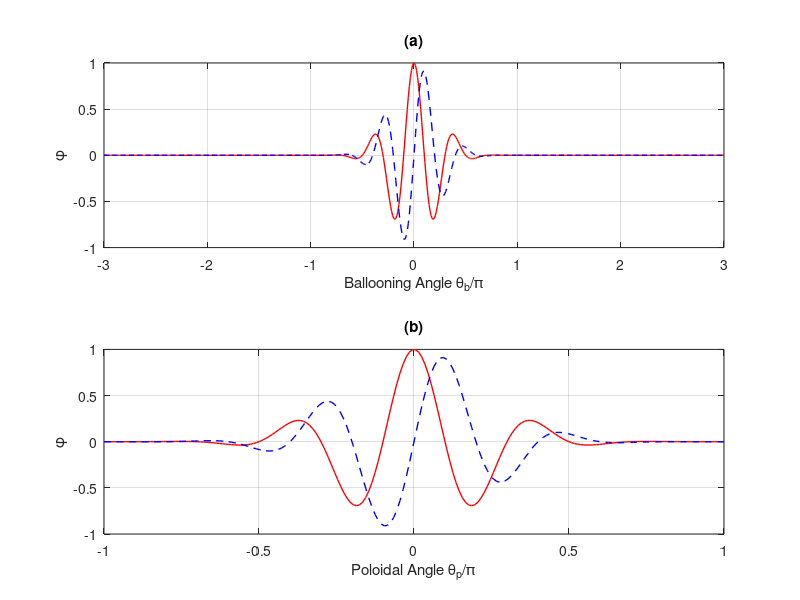

MATLAB code to generate this figure:
clear all

x0=linspace(-pi,pi,200);

n=-1:1;
N=length(n);

subplot(211)
for i=1:N

    x=x0-2*pi*n(i);
    fb1=cos(5*x).*exp(-x.^2);
    plot(x/pi,fb1,'r-','LineWidth',1);
    hold on;
    
    fb2=sin(5*x).*exp(-x.^2);
    plot(x/pi,fb2,'b--','LineWidth',1);
    hold on;
end
 
grid on
xlabel('Ballooning Angle \theta_b/\pi');
ylabel('\phi');
title('(a)');

subplot(212)

fp1=0;
fp2=0;

for i=1:N

    x=x0-2*pi*n(i);
    fp1=fp1+cos(5*x).*exp(-x.^2);
    fp2=fp2+sin(5*x).*exp(-x.^2);

end

plot(x0/pi,fp1,'r-','LineWidth',1);
hold on;
plot(x0/pi,fp2,'b--','LineWidth',1);
hold on;
% plot(x0/pi,cos(5*x0).*exp(-x0.^2),'ro');
% grid on
% plot(x0/pi,sin(5*x0).*exp(-x0.^2),'bo');
grid on

xlabel('Poloidal Angle \theta_p/\pi');
ylabel('\phi');
title('(b)');
